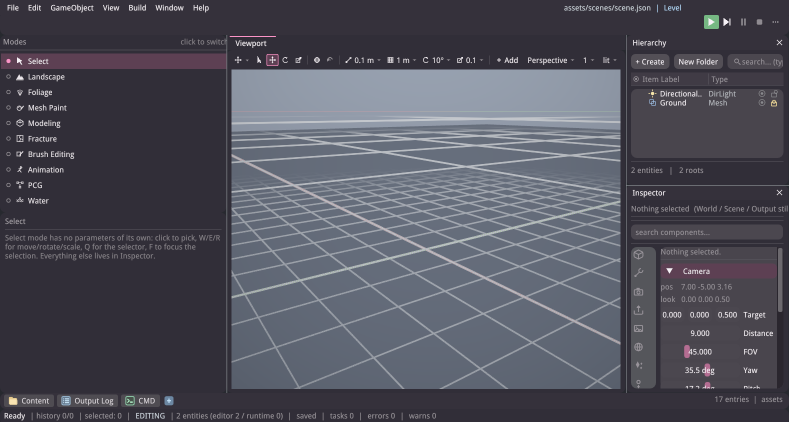
#> input picture tools/vp_nohud_baseline.png, 1578 x 844 px (shown at 1/2 size)
$ python -i verify_theme_anime.py   (imports and definitions only)
#> lines starting #> are read from the running program, lines starting #| are printed output that depends on the picture
#> further down, picture is the input picture: PIL image 1578x844 RGB; mean R, G, B 80.9, 81.1, 91.9
#!/usr/bin/env python3
"""二次元风格改造（2026-10-27）的端到端验收。

用户六条需求的编号沿用对话里的顺序：
  ① 启动器窗口调大         → B1 / B2
  ② 窗口圆角、顶栏不呆板    → A(度量) + B3(顶栏渐变)
  ③ 面板配色错落有致        → A(anime 层次) + C3(换主题后色相真的变)
  ④ 面板自由拖拽/合并       → **本轮未做**（见 docs/anime_ui_restyle.md §5）
  ⑤ 按钮/图标像二次元       → B4(药丸按钮) + A(圆角度量)
  ⑥ 主题多样化              → A(10 套) + C1~C3(色卡可点、点了真换)

验什么：
  A  `Game.exe --selftest theme` 22 条 + **分组存在性**
     （只数总数的话"整组被删掉"也能靠别组凑够）
  B  启动器：客户区尺寸 == 1400x880、窗口底是"深紫"而不是中灰、
     顶栏是**左亮右暗的渐变**（用户第 2 条要的"不呆板"就是它）
  C  编辑器 Preferences：10 枚主题色卡都在（锚点 PREFS-THEMECHIP-0..9），
     点第 6 枚（Matcha Mint）之后 Preferences 窗口内**绿色分量抬起来** ——
     这是"色卡不是画着好看、点了真换"的唯一证据。

不验什么：
  * 字体 / 字形糊不糊 —— 脚本判不了，必须人眼看（项目纪律）。
  * 圆角的"好看程度" —— 只能断言度量值（A 组），观感靠截图。

用法：
    python tools/verify_theme_anime.py
"""

import os
import re
import subprocess
import sys
import time

sys.path.insert(0, os.path.dirname(os.path.abspath(__file__)))
from capture_window import capture_client, find_window, user32        # noqa: E402
from verify_add_menu import LogTap, kill_stale_editors, wait_rect     # noqa: E402
from verify_bvh import click_client_post                             # noqa: E402

ROOT = os.path.dirname(os.path.dirname(os.path.abspath(__file__)))
BIN = os.path.join(ROOT, "build", "bin")
GAME = os.path.join(BIN, "Game.exe")
EDITOR = os.path.join(BIN, "Editor.exe")
LAUNCHER = os.path.join(BIN, "Launcher.exe")
OUT_DIR = os.path.join(os.path.dirname(ROOT), "_venn_verify")

# 启动器目标尺寸（engine 侧 kWindowW / kWindowH）。屏幕工作区更小时会被夹，
# 所以断言是"**不超过** 1400x880 且 **明显大于**旧值 1080x720"。
WANT_W, WANT_H = 1400, 880
OLD_W, OLD_H = 1080, 720

results = []


# [20 lines left out: functions check, run_game, not called in this run]


def mean_rgb(img, box=None):
    if box:
        img = img.crop(tuple(int(round(v)) for v in box))
    px = img.convert("RGB").resize((120, 80))
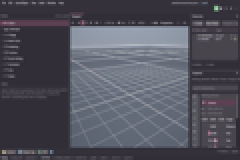
#> px: PIL image 120x80 RGB (shown 2 times larger); mean R, G, B 80.9, 81.2, 92
    w, h = px.size
#> w = 120; h = 80
    data = px.load()
    r = g = b = 0.0
    for y in range(h):
        for x in range(w):
            pr, pg, pb = data[x, y]
            r += pr
            g += pg
            b += pb
#> after the loop, b = 882879; g = 779118; r = 776463
    n = float(w * h)
#> n = 9600
    return r / n, g / n, b / n


def log_has(tap, needle):
    with tap.lock:
        return any(needle in line for line in tap.lines)


# ------------------------------------------------------------------ A 自检
# [181 lines left out: functions group_selftest, group_launcher, group_editor, main, not called in this run]


# [2 lines not run here, left out]

>>> from PIL import Image
>>> picture = Image.open('vp_nohud_baseline.png')
>>> result = mean_rgb(picture)
#> result = (80.88, 81.16, 91.97)
